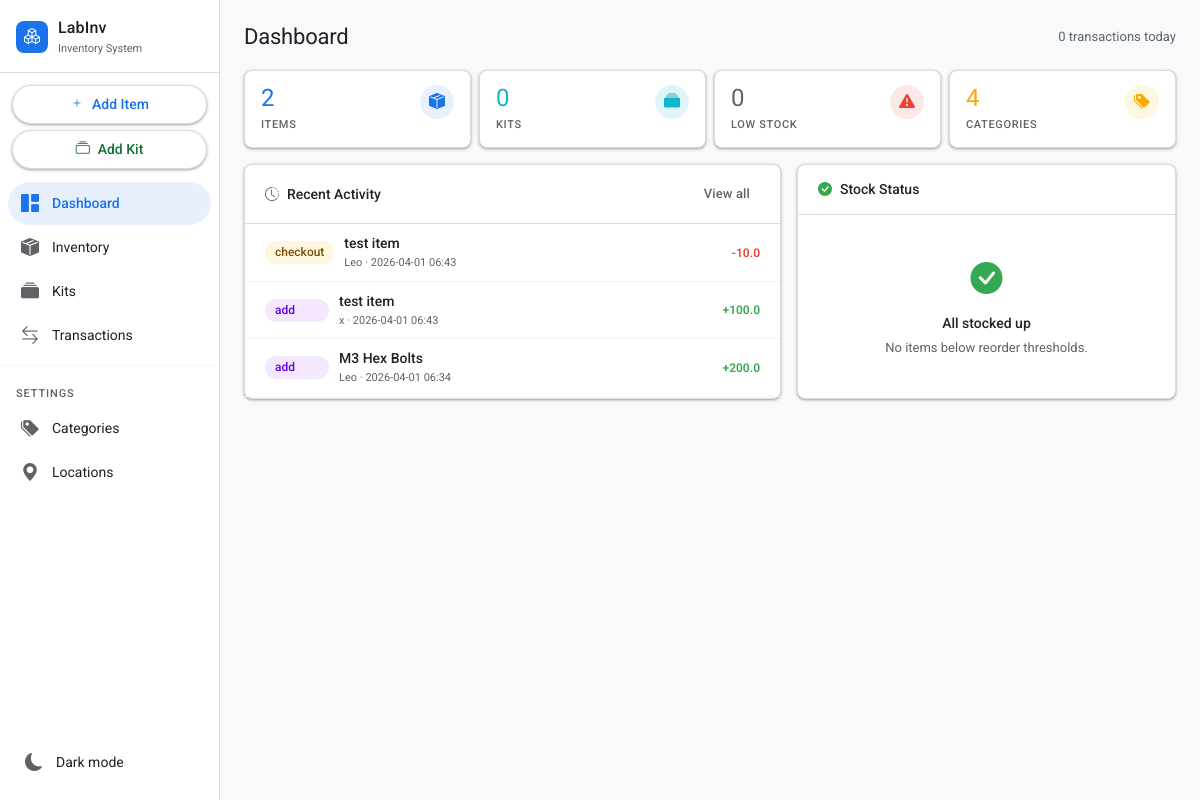
/, run on an earlier commit of the app's database.
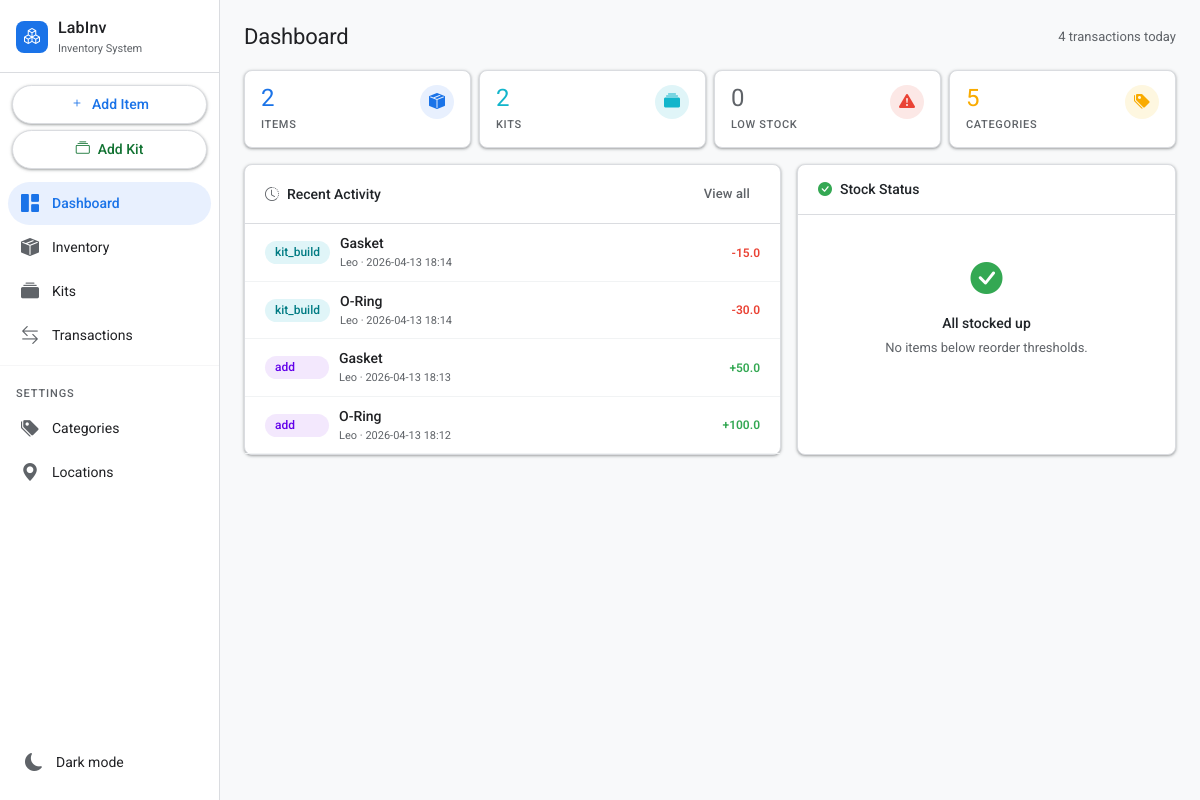
And on a later commit of the database.
### tables this page shows
CREATE TABLE transactions (
            id              INTEGER PRIMARY KEY AUTOINCREMENT,
            item_id         INTEGER NOT NULL REFERENCES items(id),
            action          TEXT    NOT NULL,
            quantity_change REAL    NOT NULL,
            quantity_before REAL    NOT NULL,
            quantity_after  REAL    NOT NULL,
            user_name       TEXT    NOT NULL,
            project         TEXT,
            notes           TEXT,
            timestamp       TIMESTAMP DEFAULT CURRENT_TIMESTAMP
        );

CREATE TABLE items (
            id                  INTEGER PRIMARY KEY AUTOINCREMENT,
            name                TEXT    NOT NULL,
            category_id         INTEGER REFERENCES categories(id),
            quantity            REAL    NOT NULL DEFAULT 0,
            unit                TEXT    NOT NULL DEFAULT 'units',
            location_id         INTEGER REFERENCES locations(id),
            low_stock_threshold REAL    DEFAULT 0,
            supplier            TEXT,
            sku                 TEXT,
            notes               TEXT,
            created_at          TIMESTAMP DEFAULT CURRENT_TIMESTAMP,
            updated_at          TIMESTAMP DEFAULT CURRENT_TIMESTAMP
        );

### app.py (the view)
@app.route("/")
def dashboard():
    db = get_db()
    low_stock = db.execute("""
        SELECT i.*, c.name AS category_name, l.name AS location_name
        FROM items i
        LEFT JOIN categories c ON i.category_id = c.id
        LEFT JOIN locations  l ON i.location_id  = l.id
        WHERE i.low_stock_threshold > 0 AND i.quantity <= i.low_stock_threshold
        ORDER BY (i.quantity - i.low_stock_threshold) ASC
    """).fetchall()
    recent = db.execute("""
        SELECT t.*, i.name AS item_name
        FROM transactions t
        JOIN items i ON t.item_id = i.id
        ORDER BY t.timestamp DESC
        LIMIT 12
    """).fetchall()
    stats = {
        "total_items":      db.execute("SELECT COUNT(*) FROM items").fetchone()[0],
        "total_categories": db.execute("SELECT COUNT(*) FROM categories").fetchone()[0],
        "total_kits":       db.execute("SELECT COUNT(*) FROM kits").fetchone()[0],
        "low_stock_count":  len(low_stock),
        "txn_today":        db.execute(
            "SELECT COUNT(*) FROM transactions WHERE DATE(timestamp) = DATE('now')"
        ).fetchone()[0],
    }
    db.close()
    return render_template("index.html", low_stock=low_stock, recent=recent, stats=stats)

### app.py (called while the page is built)
def get_db():
    conn = sqlite3.connect(DATABASE)
    conn.row_factory = sqlite3.Row
    conn.execute("PRAGMA foreign_keys = ON")
    return conn

### templates/index.html (shortened to what the changed rows need)
{% extends "base.html" %}
{% block content %}
<div class="pg-header" style="margin-bottom:20px">
  <h1 class="pg-title">Dashboard</h1>
  <span class="text-muted" style="font-size:13px">{{ stats.txn_today }} transaction{{ 's' if stats.txn_today != 1 }} today</span>
</div>
<div class="row g-2 mb-3">
  <div class="col-6 col-md-3">
    <a href="/kits" style="text-decoration:none">
      <div class="stat-card" style="padding:14px 16px">
        <div>
          <div class="stat-val" style="color:var(--teal);font-size:24px">{{ stats.total_kits }}</div>
          <div class="stat-lbl">Kits</div>
        </div>
      </div>
    </a>
  </div>
  <div class="col-6 col-md-3">
    <a href="/transactions" style="text-decoration:none">
      <div class="stat-card" style="padding:14px 16px">
        <div>
          <div class="stat-val" style="color:var(--amber);font-size:24px">{{ stats.total_categories }}</div>
          <div class="stat-lbl">Categories</div>
        </div>
      </div>
    </a>
  </div>
</div>
<div class="row g-3">
  <div class="col-12 col-lg-7">
    <div class="card h-100">
      {% if recent %}
      <div style="overflow-y:auto;max-height:460px">
        {% for t in recent %}
        <div style="padding:9px 20px;border-bottom:1px solid var(--border-subtle);display:flex;align-items:center;gap:10px">
          <span class="badge badge-action-{{ t.action }}" style="flex-shrink:0;min-width:64px;text-align:center">{{ t.action }}</span>
          <div style="flex:1;min-width:0">
            <a href="/items/{{ t.item_id }}" style="font-weight:500;color:var(--text)">{{ t.item_name }}</a>
            <div class="text-muted" style="font-size:11px;margin-top:1px">{{ t.user_name }} · {{ t.timestamp[:16] }}</div>
          </div>
          <span style="font-size:12px;font-weight:600;white-space:nowrap;flex-shrink:0">
            {% if t.quantity_change > 0 %}<span style="color:var(--green)">+{{ t.quantity_change }}</span>
            {% else %}<span style="color:var(--red)">{{ t.quantity_change }}</span>{% endif %}
          </span>
        </div>
        {% endfor %}
      </div>
      {% else %}
      <div class="card-bd text-center" style="padding:40px 20px">
        <i class="bi bi-clock-history" style="font-size:32px;color:var(--muted);display:block;margin-bottom:10px;opacity:.4"></i>
        <div class="text-muted" style="font-size:13px">No activity recorded yet.</div>
      </div>
      {% endif %}
    </div>
  </div>
</div>
{% endblock %}

What changed in the data, as far as the page shows it:
removed transactions: action "checkout", item_name "test item", user_name "Leo", timestamp "2026-04-01 06:43", quantity_change "-10.0"
removed transactions: action "add", item_name "test item", user_name "x", timestamp "2026-04-01 06:43", quantity_change "100.0"
removed transactions: action "add", item_name "M3 Hex Bolts", user_name "Leo", timestamp "2026-04-01 06:34", quantity_change "200.0"
added transactions: action "kit_build", item_name "Gasket", user_name "Leo", timestamp "2026-04-13 18:14", quantity_change "-15.0"
added transactions: action "kit_build", item_name "O-Ring", user_name "Leo", timestamp "2026-04-13 18:14", quantity_change "-30.0"
added transactions: action "add", item_name "Gasket", user_name "Leo", timestamp "2026-04-13 18:13", quantity_change "50.0"
added transactions: action "add", item_name "O-Ring", user_name "Leo", timestamp "2026-04-13 18:12", quantity_change "100.0"
Also different on the page:
{{ stats.txn_today }}: "0" → "4"
{{ stats.total_kits }}: "0" → "2"
{{ stats.total_categories }}: "4" → "5"
